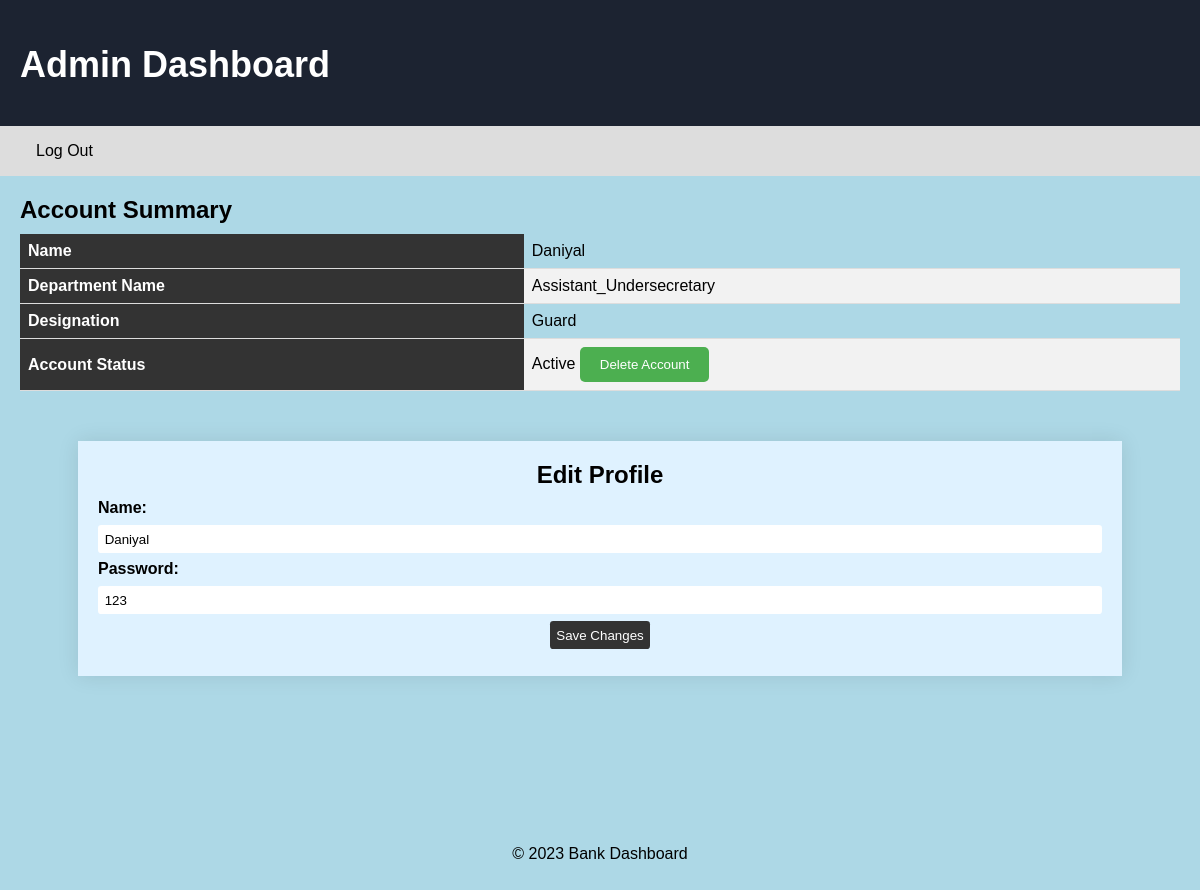
Page /admin1.php?var=Daniyal (signed in) on the committed database.
### tables this page shows
CREATE TABLE `accounts` (
  `id` int(40) UNSIGNED NOT NULL,
  `username` varchar(40) NOT NULL,
  `password` varchar(40) NOT NULL,
  `department_name` varchar(40) NOT NULL,
  `department_no` varchar(40) NOT NULL,
  `section` varchar(40) NOT NULL,
  `designation` varchar(30) NOT NULL,
  `callee_name` varchar(40) NOT NULL,
  `callee_link` varchar(100) NOT NULL,
  `upcomming_call` tinyint(1) DEFAULT NULL,
  `file_name` varchar(80) NOT NULL,
  `profile_pic` tinyint(1) DEFAULT NULL,
  `role` varchar(50) NOT NULL DEFAULT 'Customer',
  `phone` bigint(50) NOT NULL,
  `dob` date NOT NULL
);

### admin1.php (the view, shortened to what this page needs)
<?php
$var = explode(",", $_GET["var"]);
$user1=$var[0];
  $host = "localhost";
  $dbusername = "root";
  $dbpassword = "";
  $dbname = "ministry";
  $conn = new mysqli ($host, $dbusername, $dbpassword, $dbname);
	if (mysqli_connect_error())
	{
	  die('Connect Error ('. mysqli_connect_errno() .') '
	 . mysqli_connect_error());
	}
	else
	{
$query = "SELECT * FROM accounts WHERE username = '$user1'";
$run_query = mysqli_query($conn, $query);
  $row = mysqli_fetch_assoc($run_query);
  $name=$row["username"];
  $password=$row["password"];
  $department=$row["department_name"];
  $designation=$row["designation"];
}
?>
<!DOCTYPE html>
<html>
<head>
	<link rel="stylesheet" href="Styles/style.css">
</head>
<body style="  background-color: lightblue;">
	<header>
		<h1>Admin Dashboard</h1>
	</header>
	<nav>
		<ul >
			<li><a href="logout.php" style="color:black;">Log Out</a></li>
		</ul>
	</nav>
	<div class="container">
	<div class="dashboard">
		<div id="account-summary">
			<h2>Account Summary</h2>
			<table>
				<tr>
					<th>Name</th>
					<td><?php  echo $name;?></td>
				</tr>
				<tr>
					<th>Department Name</th>
					<td><?php  echo $department;?></td>
				</tr>
				<tr>
					<th>Designation</th>
					<td><?php  echo $designation;?></td>
				</tr>
				<tr>
					<th>Account Status</th>
					<td>Active
<button onclick="location.href='admin1.php?var=<?php echo $name;?>,<?php echo 'Delete';?>';">Delete Account</button>
</td>
				</tr>
			</table>
		</div>
<form action="admin1.php?var=<?php echo $name;?>" method="post">
  <h2 style="text-align: center;">Edit Profile</h2>
  <label for="name">Name:</label>
  <input type="text" id="name" name="name" value="<?php echo $name;?>">
  <label for="password">Password:</label>
  <input type="text" id="password" name="password" value="<?php echo $password;?>">
  <div style="text-align: center;">
  <button type="submit">Save Changes</button>
</div>
 </form>
	<footer>
		<p style="text-align: center; padding-top:10%;">&copy; 2023 Bank Dashboard</p>
	</footer>
</body>
</html>

### Styles/style.css (style rules this page uses)
body { font-family: sans-serif; margin: 0; padding: 0; }
header { background-color: #333; color: #fff; padding: 1em; text-align: center; }
nav { background-color: #ddd; padding: 1em; }
nav ul { list-style: none; margin: 0; padding: 0; }
nav li { display: inline-block; margin-right: 1em; }
nav a { color: #333; text-decoration: none; }
h2 { margin-top: 0; }
ul { list-style: none; margin: 0; padding: 0; }
li { margin: 0.5em 0; }
table { border-collapse: collapse; width: 100%; }
th, td { padding: 0.5em; text-align: left; border-bottom: 1px solid #ddd; }
th { background-color: #333; color: #fff; }
label { display: block; margin-bottom: 0.5em; }
input[type="text"], input[type="number"], button[type="submit"] { padding: 0.5em; border-radius: 0.25em; border: none; margin-bottom: 0.5em; }
button[type="submit"] { background-color: #333; color: #fff; cursor: pointer; }
header { background-color: #1c2331; color: #fff; display: flex; justify-content: space-between; align-items: center; padding: 20px; }
nav ul { list-style: none; margin: 0; padding: 0; display: flex; }
nav li { margin: 0 10px; }
nav a { color: #fff; text-decoration: none; padding: 10px; }

### admin1.php (style rules this page uses)
* { box-sizing: border-box; }
body { font-family: Arial, sans-serif; margin: 0; padding: 0; }
h1 { font-size: 36px; font-weight: bold; margin-bottom: 20px; }
h2 { font-size: 24px; font-weight: bold; margin-bottom: 10px; }
p { font-size: 16px; line-height: 1.5; margin-bottom: 20px; }
button { background-color: #4CAF50; color: #fff; border: none; padding: 10px 20px; border-radius: 5px; cursor: pointer; }
input[type=text], input[type=email], input[type=tel], textarea { width: 100%; padding: 12px; border: 1px solid #ccc; border-radius: 4px; resize: vertical; }
label { display: block; font-weight: bold; margin-bottom: 5px; }
table { border-collapse: collapse; width: 100%; margin-bottom: 20px; }
th, td { text-align: left; padding: 12px; }
th { background-color: #4CAF50; color: #fff; }
tr:nth-child(even) { background-color: #f2f2f2; }
.container { display: flex; flex-wrap: wrap; }
.dashboard { flex: 3; padding: 20px; }
form { margin: 50px auto; width: 90%; background-color: #DFF2FF; box-shadow: 0 0 20px rgba(0, 0, 0, 0.1); padding: 20px; }

### rows in the picture
accounts: username "Daniyal", department_name "Assistant_Undersecretary", designation "Guard", name "Daniyal", password "123"
